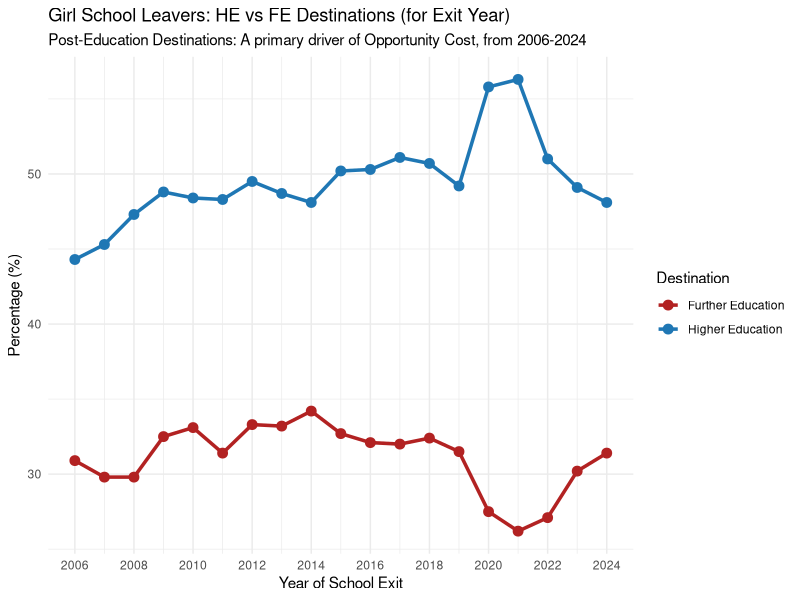
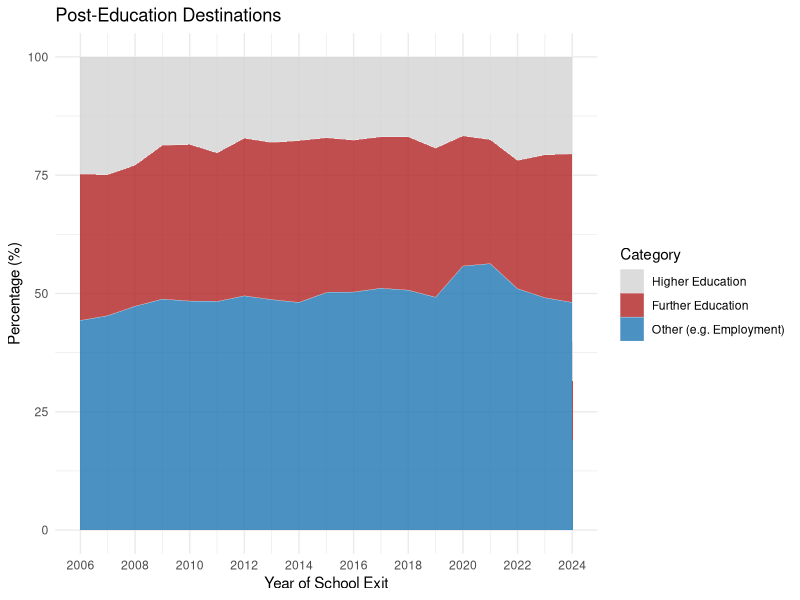
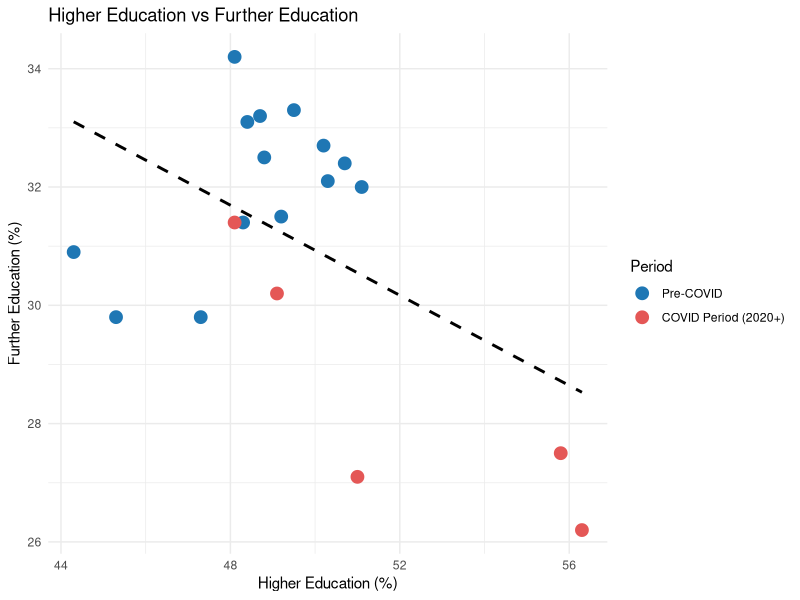
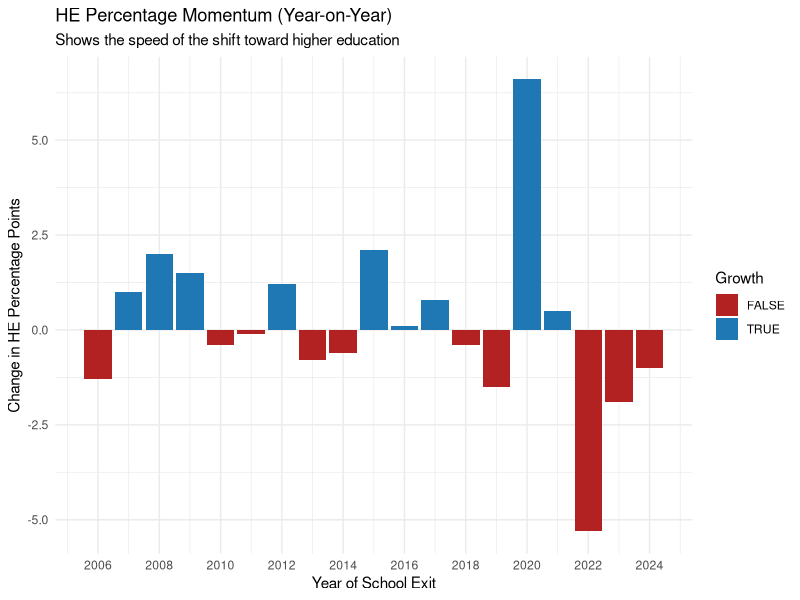
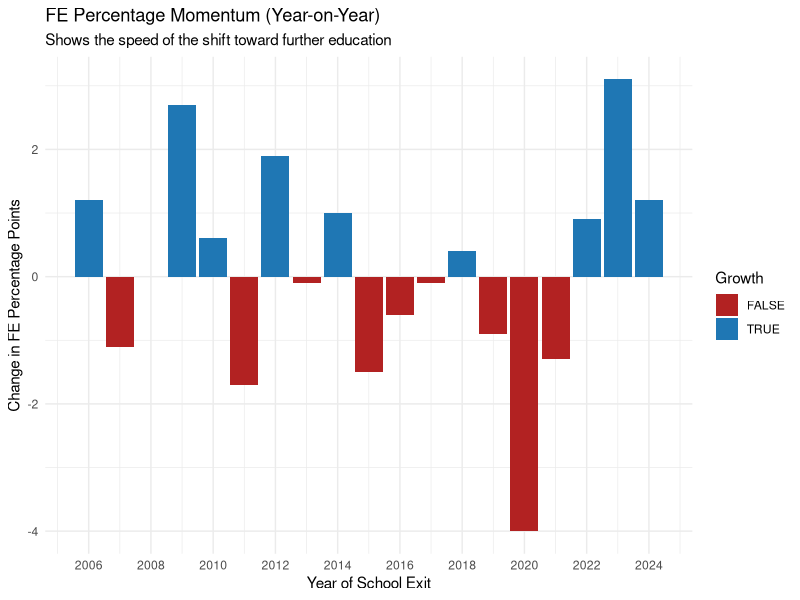
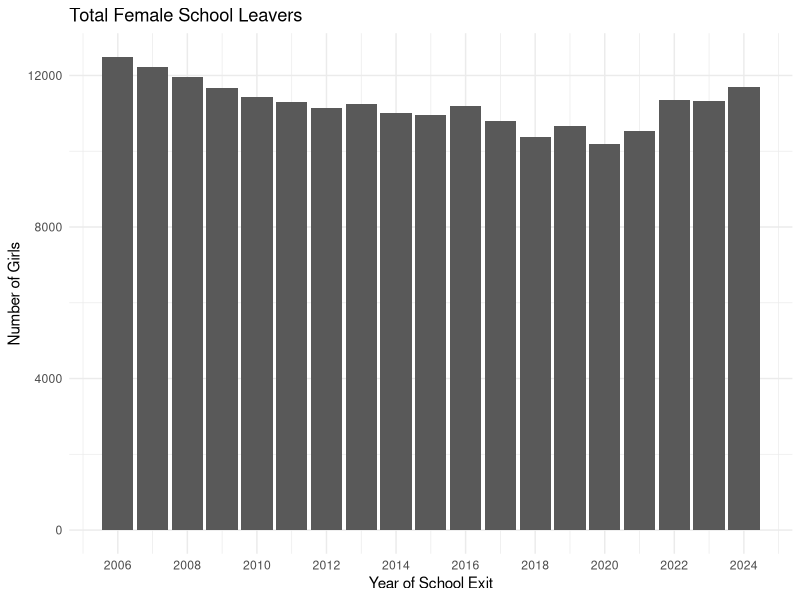

The R script that drew these images, in order:
# CRISP-DM Phase 2: Data Understanding
# ======================================
# Objective: Review the Education dataset to build an understanding of its contents.
#
# Key tasks:
#   - Load the data as obtained from the source.
#   - Describe the data in terms of volume, format & attributes.
#   - Explore the data in terms of distributions, relationships & if outliers exist.
#   - Verify the data quality to understand that it is usable for our study.
library(tidyverse)
library(scales)

# 1. Load the raw Education Data
edu_raw <- read_csv("project/data/raw/education/ni_school_leavers_girls_destinations_all_years.csv")

# 2. Data Cleaning & Feature Prep
# Sample row from the dataset to show what we are working with here:
#   Year,Higher_Education_Number,Higher_Education_Pct,Further_Education_Number,Further_Education_Pct,total_girls
#   2004/05,5649,45.6,3678,29.7,12375
edu_cleaned <- edu_raw %>%
  rename(
    he_pct = Higher_Education_Pct,
    fe_pct = Further_Education_Pct,
    total_girls = Total_Girls
  ) %>%
  mutate(
    # Extract the 2-digit end year (e.g., the "06" from "2005/06")
    # and then convert it into a 4-digit numeric year (i.e. 2005/06 --> 2006)
    year_exit = as.numeric(paste0("20", substr(Year, 6, 7))),
    # Calculate the non-HE/FE destinations (everywhere else such as employment, training, etc.)
    other_pct = 100 - he_pct - fe_pct,
    # Calculate the momentum (i.e. the Year-on-Year change) for HE before
    # filtering to allow 2006 to have a valid growth rate when we compare to 2005
    he_momentum = he_pct - lag(he_pct),
    # And also do the same for FE momentum
    fe_momentum = fe_pct - lag(fe_pct)
  ) %>%
  # Filter to align with your project's study period (2006 onwards)
  filter(year_exit >= 2006)

# 01. GGPlot Line Chart for HE vs FE %s
ggplot(edu_cleaned, aes(x = year_exit)) +
  geom_line(aes(y = he_pct, color = "Higher Education"), size = 1.2) +
  geom_point(aes(y = he_pct, color = "Higher Education"), size = 3) +
  geom_line(aes(y = fe_pct, color = "Further Education"), size = 1.2) +
  geom_point(aes(y = fe_pct, color = "Further Education"), size = 3) +
  scale_x_continuous(breaks = seq(2006, 2024, 2)) +
  scale_color_manual(values = c("Higher Education" = "#1f77b4", "Further Education" = "#b22222")) +
  labs(title = "Girl School Leavers: HE vs FE Destinations (for Exit Year)",
       subtitle = "Post-Education Destinations: A primary driver of Opportunity Cost, from 2006-2024",
       x = "Year of School Exit", y = "Percentage (%)", color = "Destination") +
  theme_minimal()

# 02. Stacked area chart showing the post-education destination share
edu_cleaned %>%
  select(year_exit, he_pct, fe_pct, other_pct) %>%
  pivot_longer(-year_exit, names_to = "Type", values_to = "Value") %>%
  mutate(Type = factor(Type, levels = c("other_pct", "fe_pct", "he_pct"))) %>%
  ggplot(aes(x = year_exit, y = Value, fill = Type)) +
  geom_area(alpha = 0.8, color = "white", size = 0.1) +
  scale_fill_manual(values = c("he_pct" = "#1f77b4", "fe_pct" = "#b22222", "other_pct" = "#d3d3d3"),
                    labels = c("Higher Education", "Further Education", "Other (e.g. Employment)")) +
  scale_x_continuous(breaks = seq(2006, 2024, 2)) +
  labs(title = "Post-Education Destinations",
       x = "Year of School Exit", y = "Percentage (%)", fill = "Category") +
  theme_minimal()

# 03. A Scatter Plot to show the relationship between FE & HE and to highlight the COVID effect
ggplot(edu_cleaned, aes(x = he_pct, y = fe_pct)) +
  geom_point(aes(color = (year_exit >= 2020)), size = 4) +
  geom_smooth(method = "lm", color = "black", linetype = "dashed", se = FALSE) +
  scale_color_manual(values = c("FALSE" = "#1f77b4", "TRUE" = "#e45756"),
                     labels = c("Pre-COVID", "COVID Period (2020+)")) +
  labs(title = "Higher Education vs Further Education",
       x = "Higher Education (%)", y = "Further Education (%)", color = "Period") +
  theme_minimal()

# 04. Momentum --> this shows the velocity of change towards higher/further education
ggplot(edu_cleaned, aes(x = year_exit, y = he_momentum, fill = he_momentum > 0)) +
  geom_col() +
  scale_fill_manual(values = c("TRUE" = "#1f77b4", "FALSE" = "#b22222")) +
  scale_x_continuous(breaks = seq(2006, 2024, 2)) +
  labs(title = "HE Percentage Momentum (Year-on-Year)",
       subtitle = "Shows the speed of the shift toward higher education",
       x = "Year of School Exit", y = "Change in HE Percentage Points", fill = "Growth") +
  theme_minimal()

# This is the same as above for FE, and helps to show a clear shift to HE during COVID
# These 2 charts were selected for use in the report to highlight this trend during COVID.
# Positive shown in blue, while negative shown using a red fill.
ggplot(edu_cleaned, aes(x = year_exit, y = fe_momentum, fill = fe_momentum > 0)) +
  geom_col() +
  scale_fill_manual(values = c("TRUE" = "#1f77b4", "FALSE" = "#b22222")) +
  scale_x_continuous(breaks = seq(2006, 2024, 2)) +
  labs(title = "FE Percentage Momentum (Year-on-Year)",
       subtitle = "Shows the speed of the shift toward further education",
       x = "Year of School Exit", y = "Change in FE Percentage Points", fill = "Growth") +
  theme_minimal()

# 05. Bar Chart to show cohort size per year of school exit --> helps identify any significant changes to cohort size
ggplot(edu_cleaned, aes(x = year_exit, y = total_girls)) +
  geom_col() +
  scale_x_continuous(breaks = seq(2006, 2024, 2)) +
  labs(title = "Total Female School Leavers",
       x = "Year of School Exit", y = "Number of Girls") +
  theme_minimal()
